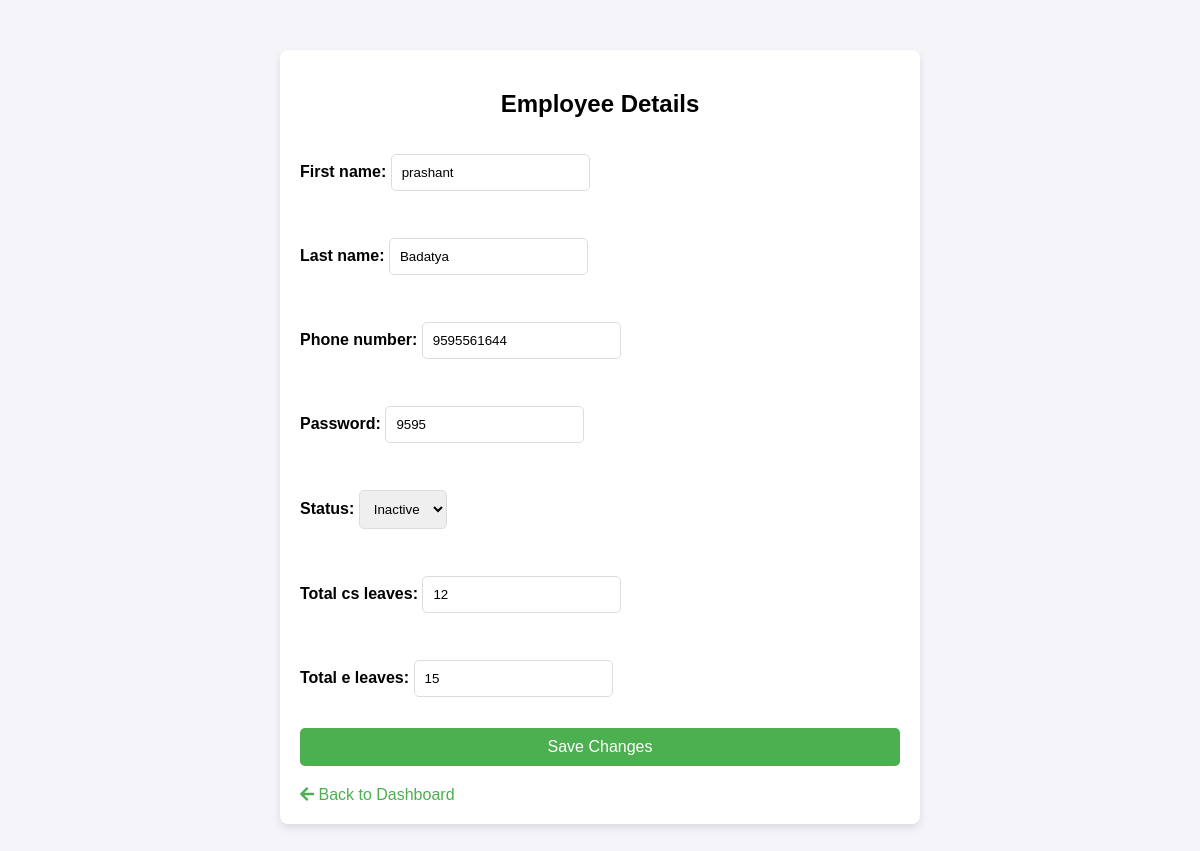
The page /employee/edit/1/ (signed in) on the database its author committed.
### leave_management/models.py (models this page shows, shortened)
class EmployeeProfile(models.Model):
    ACTIVE = 'Active'
    INACTIVE = 'Inactive'
    STATUS_CHOICES = [
        (ACTIVE, 'Active'),
        (INACTIVE, 'Inactive'),
    ]
    user = models.OneToOneField(User, null=True, on_delete=models.CASCADE)
    first_name = models.CharField(max_length=100)
    last_name = models.CharField(max_length=100)
    phone_number = models.CharField(max_length=10, unique=True)
    password = models.CharField(max_length=4)
    status = models.CharField(max_length=8, choices=STATUS_CHOICES, default=ACTIVE)
    total_cs_leaves = models.IntegerField(default=12)  # Casual Leave (CS)
    total_e_leaves = models.IntegerField(default=12)  # Earned Leave (E)

### leave_management/views.py (the view)
# urls.py: path("employee/edit/<int:employee_id>/", modify_employee, name="modify_employee"),
@login_required
def modify_employee(request, employee_id=None):
    if employee_id:
        employee = get_object_or_404(EmployeeProfile, id=employee_id)
    else:
        employee = None
    if request.method == "POST":
        form = EmployeeForm(request.POST, instance=employee)
        if form.is_valid():
            password = form.cleaned_data.get('password')
            if not password.isdigit() or len(password) != 4:
                messages.error(request, "Password must be exactly 4 digits.")
                return render(request, "modify_employee.html", {"form": form})  # Re-render form with error
            else:
                form.save()
                messages.success(request, "Employee details saved successfully.")
                return redirect("admin_dashboard")
        else:
            messages.error(request, "Please correct the errors below.")
            return render(request, "modify_employee.html", {"form": form})  # Re-render with form errors
    else:
        form = EmployeeForm(instance=employee)
    return render(request, "modify_employee.html", {"form": form})

### leave_management/EmployeeForm.py
class EmployeeForm(forms.ModelForm):
    class Meta:
        model = EmployeeProfile
        fields = ["first_name", "last_name", "phone_number", "password", "status", "total_cs_leaves", "total_e_leaves"]

### leave_management/templates/modify_employee.html (shortened to what this page needs)
<!DOCTYPE html>
<html lang="en">
<head>
    <link rel="stylesheet" href="https://cdnjs.cloudflare.com/ajax/libs/font-awesome/5.15.4/css/all.min.css">
</head>
<body>
<div class="container">
    <h2>Employee Details</h2>
    <form method="post">
        {{ form.as_p }}
        <button type="submit">Save Changes</button>
    </form>
    <a href="{% url 'admin_dashboard' %}" class="back-btn"><i class="fas fa-arrow-left"></i> Back to Dashboard</a>
</div>
</body>
</html>

### leave_management/templates/modify_employee.html (style rules this page uses)
body { font-family: Arial, sans-serif; background-color: #f4f4f9; margin: 0; padding: 0; }
.container { width: 50%; margin: 50px auto; background-color: white; padding: 20px; border-radius: 8px; box-shadow: 0 4px 8px rgba(0, 0, 0, 0.1); }
h2 { text-align: center; margin-bottom: 20px; }
form { display: flex; flex-direction: column; }
label { margin-bottom: 5px; font-weight: bold; }
input[type="text"], input[type="tel"], input[type="number"], select { padding: 10px; margin-bottom: 15px; border-radius: 5px; border: 1px solid #ddd; }
button { padding: 10px; background-color: #4CAF50; color: white; border: none; border-radius: 5px; font-size: 16px; cursor: pointer; }
.back-btn { display: inline-block; margin-top: 20px; color: #4CAF50; text-decoration: none; }

### rows shown on the page
EmployeeProfile: first_name "prashant", last_name "Badatya", phone_number "9595561644", password "9595", status "Inactive", total_cs_leaves "12", total_e_leaves "15"
